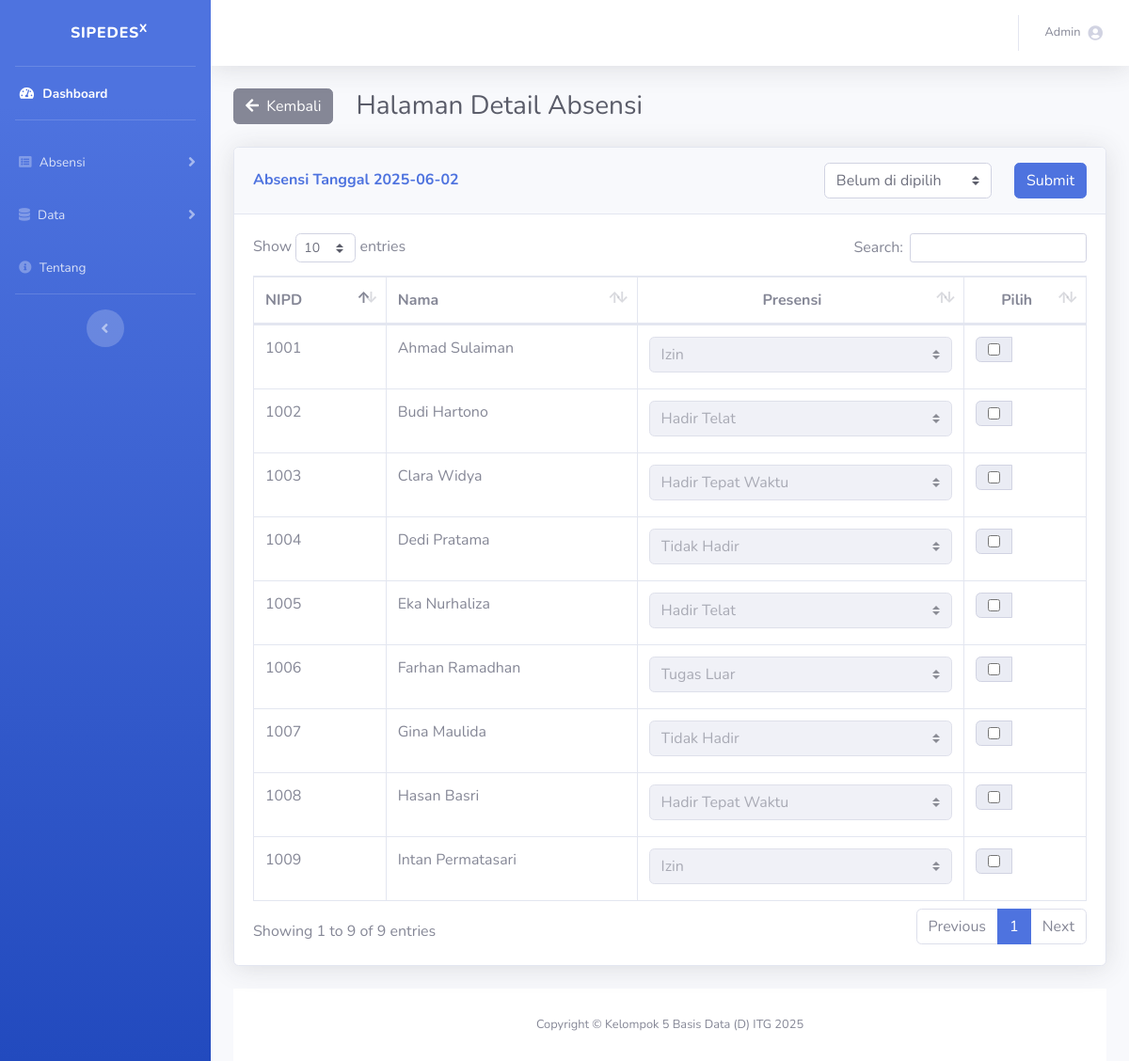
The app's page /lihat_detail_absensi.php?tanggal_absensi=2025-06-02&filter_bulan_absensi=06-2025 (signed in) with its own data.
### tables this page shows
CREATE TABLE `presensi` (
  `id_presensi` int NOT NULL,
  `nipd` int NOT NULL,
  `tanggal` date NOT NULL,
  `kode_status` int DEFAULT NULL
);

CREATE TABLE `pegawai` (
  `nipd` int NOT NULL,
  `nama_lengkap` varchar(50) NOT NULL,
  `email` varchar(25) NOT NULL,
  `status_pegawai` enum('aktif','tidak aktif') NOT NULL DEFAULT 'aktif'
);

### lihat_detail_absensi.php (the view, shortened to what this page needs)
<!DOCTYPE html>
<html lang="en">
<head>
  <link href="vendor/fontawesome-free/css/all.min.css" rel="stylesheet" type="text/css">
  <link href="css/sb-admin-2.min.css" rel="stylesheet">
   <link href="vendor/datatables/dataTables.bootstrap4.min.css" rel="stylesheet">
</head>
<body id="page-top">
  <div id="wrapper">
    <ul class="navbar-nav bg-gradient-primary sidebar sidebar-dark accordion" id="accordionSidebar">
      <a class="sidebar-brand d-flex align-items-center justify-content-center" href="index.php">
        <div class="sidebar-brand-text mx-3">SIPEDES<sup>X</sup></div>
      </a>
      <hr class="sidebar-divider my-0">
      <li class="nav-item active">
        <a class="nav-link ml-1" href="index.php">
          <i class="fas fa-fw fa-tachometer-alt"></i>
          <span>Dashboard</span></a>
      </li>
      <hr class="sidebar-divider">
      <li class="nav-item">
        <a class="nav-link collapsed ml-1" href="#" data-toggle="collapse" data-target="#collapseTwo" aria-expanded="true" aria-controls="collapseTwo">
          <i class="fas fa-list-alt"></i>
          <span>Absensi</span>
        </a>
      </li>
      <li class="nav-item">
        <a class="nav-link collapsed ml-1" href="#" data-toggle="collapse" data-target="#collapseThree" aria-expanded="true" aria-controls="collapseThree">
          <i class="fas fa-database"></i>
          <span>Data</span>
        </a>
      </li>
      <li class="nav-item">
        <a class="nav-link ml-1" href="about.php">
          <i class="fas fa-info-circle"></i>
          <span class="">Tentang</span></a>
      </li>
      <hr class="sidebar-divider d-none d-md-block">
      <div class="text-center d-none d-md-inline">
        <button class="rounded-circle border-0" id="sidebarToggle"></button>
      </div>
    </ul>
    <div id="content-wrapper" class="d-flex flex-column">
      <div id="content">
        <nav class="navbar navbar-expand navbar-light bg-white topbar mb-4 static-top shadow">
          <ul class="navbar-nav ml-auto">
            <li class="nav-item dropdown no-arrow">
              <a class="nav-link dropdown-toggle" href="#" id="userDropdown" role="button" data-toggle="dropdown" aria-haspopup="true" aria-expanded="false">
                <span class="mr-2 d-none d-lg-inline text-gray-600 small">Admin</span>
                <i class="fas fa-user-circle"></i>
              </a>
            </li>
          </ul>
        </nav>
            <?php
            include 'config.php';
            $tanggal_absensi = $_GET['tanggal_absensi'];
            $query = "SELECT * FROM presensi INNER JOIN pegawai ON pegawai.nipd = presensi.nipd WHERE tanggal = '$tanggal_absensi'";
            $presensi = mysqli_query($conn, $query);
            ?>
            <div class="container-fluid">
            <div class="d-sm-flex align-items-center justify-content-left mb-4">
                <div>
                  <a href="absensi.php?filter_bulan_absensi=<?= $_GET['filter_bulan_absensi'] ?>" class="btn btn-secondary"><i class="fas fa-arrow-left mr-1"></i> Kembali</a>
                </div>
                <h1 class="h3 ml-4 mb-0 text-gray-800">Halaman Detail Absensi</h1>
              </div>
                <form action="proses_update_absen.php" method="POST">
                <div class="row">
                  <div class="col-lg-12">
                    <div class="card shadow mb-4">
                    <div class="card-header py-3 d-flex align-items-center justify-content-between">
                      <h6 class="m-0 font-weight-bold text-primary">Absensi Tanggal <?= $tanggal_absensi ?></h6>
                      <div class="row">
                        <div class="col-lg-8 col-md-10">
                            <select class="custom-select" name="multi_presensi" id="">
                                <option selected>Belum di dipilih</option>
                              </select>
                        </div>
                        <div class="col-lg-2 col-md-6">
                          <button class="btn btn-primary">Submit</button>
                        </div>
                      </div>
                    </div>
                    <div class="card-body">
                      <div class="table-responsive">
                      <table class="table table-bordered" id="dataTable" width="100%" cellspacing="0">
                        <thead>
                          <tr>
                            <th class="text-left" >NIPD</th>
                            <th class="text-left">Nama</th>
                            <th class="text-center">Presensi</th>
                            <th class="text-center">Pilih</th>
                          </tr>
                        </thead>
                        <tbody>
                        <?php $i = 1; ?>
                        <?php foreach($presensi as $data) { ?>
                          <tr>
                            <td><?= $data['nipd'] ?></td>
                            <td><?= $data['nama_lengkap'] ?></td>
                            <td>
                            <div class="input-group m-0 p-0">
                              <select class="custom-select" name="single_presensi" id="" disabled>
                              <option value="2" <?= ($data['kode_status'] ?? '') == '2' ? 'selected' : '' ?> >Hadir Tepat Waktu</option>
                              <option value="3" <?= ($data['kode_status'] ?? '') == '3' ? 'selected' : '' ?> >Hadir Telat</option>
                              <option value="4" <?= ($data['kode_status'] ?? '') == '4' ? 'selected' : '' ?> >Tugas Luar</option>
                              <option value="5" <?= ($data['kode_status'] ?? '') == '5' ? 'selected' : '' ?> >Izin</option>
                              <option value="6" <?= ($data['kode_status'] ?? '') == '6' ? 'selected' : '' ?> >Tidak Hadir</option>
                              </select>
                            </div>
                            </td>
                            <td class="text-center">
                            <div class="input-group mb-3">
                                <div class="input-group-prepend">
                                  <div class="input-group-text">
                                  <input type="checkbox" name="<?php echo 'presensi_pegawai_'.$i ?>">
                                  </div>
                                </div>
                              </div>
                            </td>
                          </tr>
                          <?php $i++ ?>
                          <?php } ?>
                      </tbody>
                    </table>
              </div>
              </form>
      </div>
    </div>
          </div>
        </div>
      <footer class="sticky-footer bg-white">
        <div class="container my-auto">
          <div class="copyright text-center my-auto">
            <span>Copyright &copy; Kelompok 5 Basis Data (D) ITG 2025</span>
          </div>
        </div>
      </footer>
</body>
</html>

### records on screen
presensi: nipd.nipd "1001", nipd.nama_lengkap "Ahmad Sulaiman", single_presensi "Izin"
presensi: nipd.nipd "1002", nipd.nama_lengkap "Budi Hartono", single_presensi "Hadir Telat"
presensi: nipd.nipd "1003", nipd.nama_lengkap "Clara Widya", single_presensi "Hadir Tepat Waktu"
presensi: nipd.nipd "1004", nipd.nama_lengkap "Dedi Pratama", single_presensi "Tidak Hadir"
presensi: nipd.nipd "1005", nipd.nama_lengkap "Eka Nurhaliza", single_presensi "Hadir Telat"
presensi: nipd.nipd "1006", nipd.nama_lengkap "Farhan Ramadhan", single_presensi "Tugas Luar"
presensi: nipd.nipd "1007", nipd.nama_lengkap "Gina Maulida", single_presensi "Tidak Hadir"
presensi: nipd.nipd "1008", nipd.nama_lengkap "Hasan Basri", single_presensi "Hadir Tepat Waktu"
presensi: nipd.nipd "1009", nipd.nama_lengkap "Intan Permatasari", single_presensi "Izin"

### other values on screen
$tanggal_absensi "2025-06-02"
